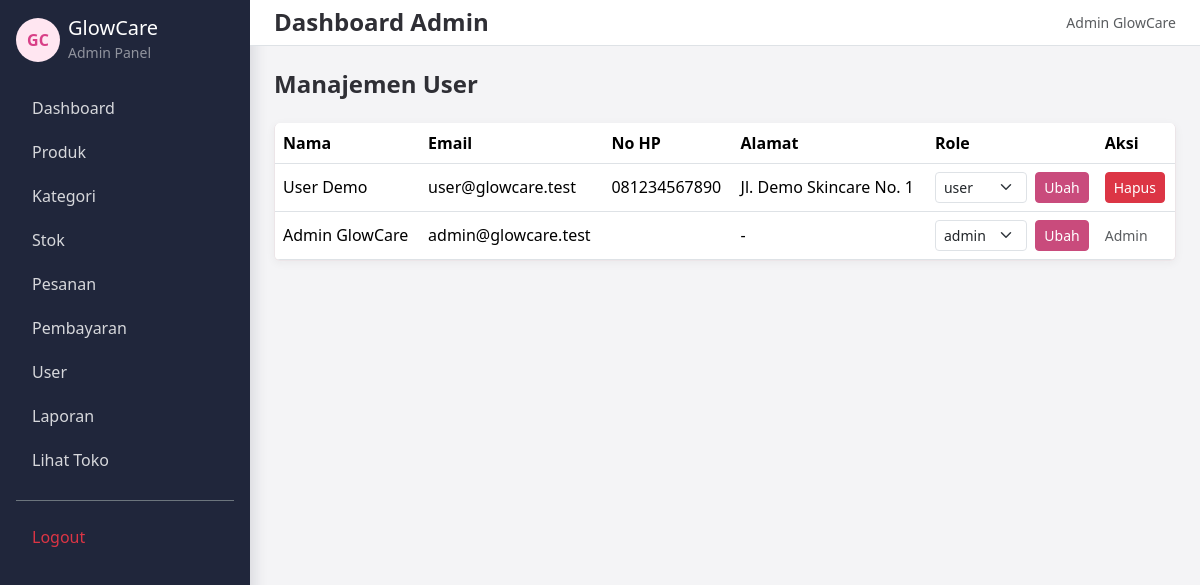
The app's page /index.php?page=admin_users (signed in) with its own data.
### tables this page shows
CREATE TABLE IF NOT EXISTS users (
    id_user INT AUTO_INCREMENT PRIMARY KEY,
    username VARCHAR(100) NOT NULL,
    email VARCHAR(150) NOT NULL UNIQUE,
    password VARCHAR(255) NOT NULL,
    nomor_hp VARCHAR(30) DEFAULT '',
    alamat TEXT,
    foto_profil VARCHAR(255) DEFAULT '',
    role ENUM('admin', 'user') NOT NULL DEFAULT 'user',
    created_at TIMESTAMP DEFAULT CURRENT_TIMESTAMP
);

### app/controllers/AdminController.php (called while the page is built, shortened)
<?php
require_once __DIR__ . "/../models/User.php";
class AdminController
{
    private $user;
    public function __construct()
    {
        $database = new Database();
        $db = $database->connect();
        $this->user = new User($db);
    }
    public function users()
    {
        $users = $this->user->getAll();
        require "app/views/admin/users.php";
    }
}

### index.php (called while the page is built, shortened)
<?php
require_once 'routes/web.php';

### app/models/User.php (called while the page is built, shortened)
<?php
class User
{
    private $conn;
    public function __construct($db)
    {
        $this->conn = $db;
    }
    public function getAll()
    {
        $stmt = $this->conn->query("SELECT id_user, username, email, nomor_hp, alamat, foto_profil, role, created_at FROM users ORDER BY id_user DESC");
        return $stmt->fetchAll(PDO::FETCH_ASSOC);
    }
}

### app/views/admin/users.php (the view, shortened to what this page needs)
<!DOCTYPE html>
<html lang="id">
<head>
    <link href="https://cdn.jsdelivr.net/npm/bootstrap@5.3.3/dist/css/bootstrap.min.css" rel="stylesheet">
    <link rel="stylesheet" href="assets/css/style.css?v=20260714-4">
</head>
<body class="bg-light">
<?php include "app/views/layouts/sidebar.php"; ?>
<div class="admin-shell">
<?php include "app/views/layouts/navbar.php"; ?>
<main class="container-fluid p-4">
    <h2 class="h4 fw-bold mb-4">Manajemen User</h2>
    <div class="panel-card table-responsive">
        <table class="table mb-0 align-middle">
            <thead><tr><th>Nama</th><th>Email</th><th>No HP</th><th>Alamat</th><th>Role</th><th>Aksi</th></tr></thead>
            <tbody>
                <?php foreach ($users as $user) { ?>
                    <tr>
                        <td><?= htmlspecialchars($user['username']); ?></td>
                        <td><?= htmlspecialchars($user['email']); ?></td>
                        <td><?= htmlspecialchars($user['nomor_hp'] ?? '-'); ?></td>
                        <td><?= htmlspecialchars($user['alamat'] ?? '-'); ?></td>
                        <td>
                            <form action="index.php?page=admin_user_role" method="POST" class="d-flex gap-2">
                                <select name="role" class="form-select form-select-sm">
                                    <option value="user" <?= $user['role'] == 'user' ? 'selected' : ''; ?>>user</option>
                                    <option value="admin" <?= $user['role'] == 'admin' ? 'selected' : ''; ?>>admin</option>
                                </select>
                                <button class="btn btn-brand btn-sm">Ubah</button>
                            </form>
                        </td>
                        <td>
                            <?php if ($user['role'] != 'admin') { ?>
                                <a href="index.php?page=admin_user_delete&id=<?= (int) $user['id_user']; ?>" class="btn btn-danger btn-sm" onclick="return confirm('Hapus user ini?')">Hapus</a>
                            <?php } else { ?>
                                <span class="text-muted small">Admin</span>
                            <?php } ?>
                        </td>
                    </tr>
                <?php } ?>
            </tbody>
        </table>
    </div>
</main>
</div>
</body>
</html>

### assets/css/style.css (style rules this page uses)
* { box-sizing: border-box; }
body { margin: 0; background: #f6f3f4; color: #2f2f35; font-family: "Segoe UI", Arial, sans-serif; }
a { color: #d83f87; text-decoration: none; }
.auth-card, .panel-card, .product-card { border: 1px solid #ece5e8; border-top: 0; border-radius: 6px; background: #fff; box-shadow: 0 2px 10px rgba(36, 34, 45, .05); }
.btn-brand { background: #c94b7c; border-color: #c94b7c; color: #fff; }
.admin-shell { margin-left: 250px; min-height: 100vh; background: #f4f4f6; }

### records on screen
users: username "User Demo", email "user@glowcare.test", nomor_hp "081234567890", alamat "Jl. Demo Skincare No. 1", role "user"
users: username "Admin GlowCare", email "admin@glowcare.test", alamat "-", role "admin"

### other values on screen
$_SESSION['username'] "Admin GlowCare"
